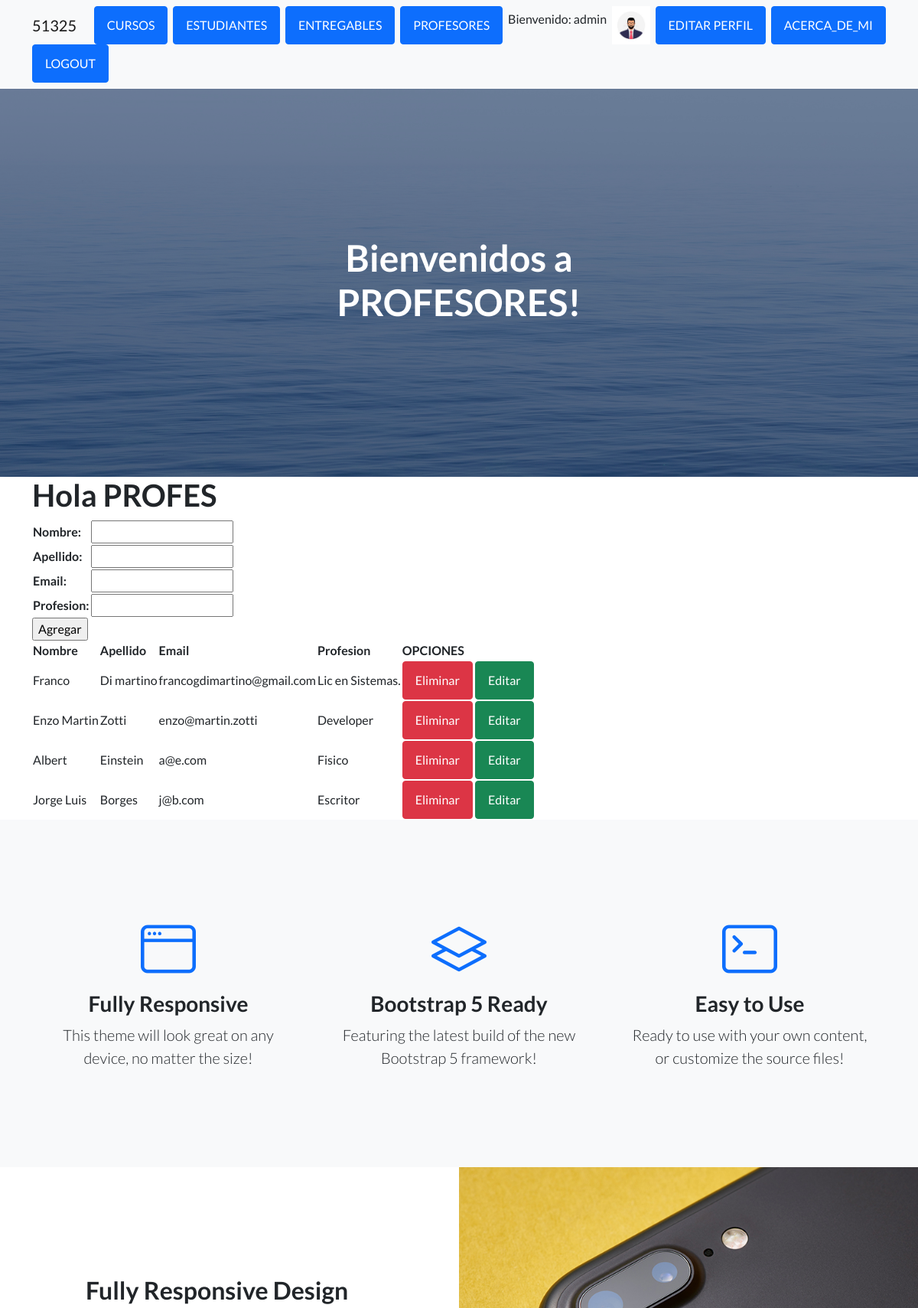
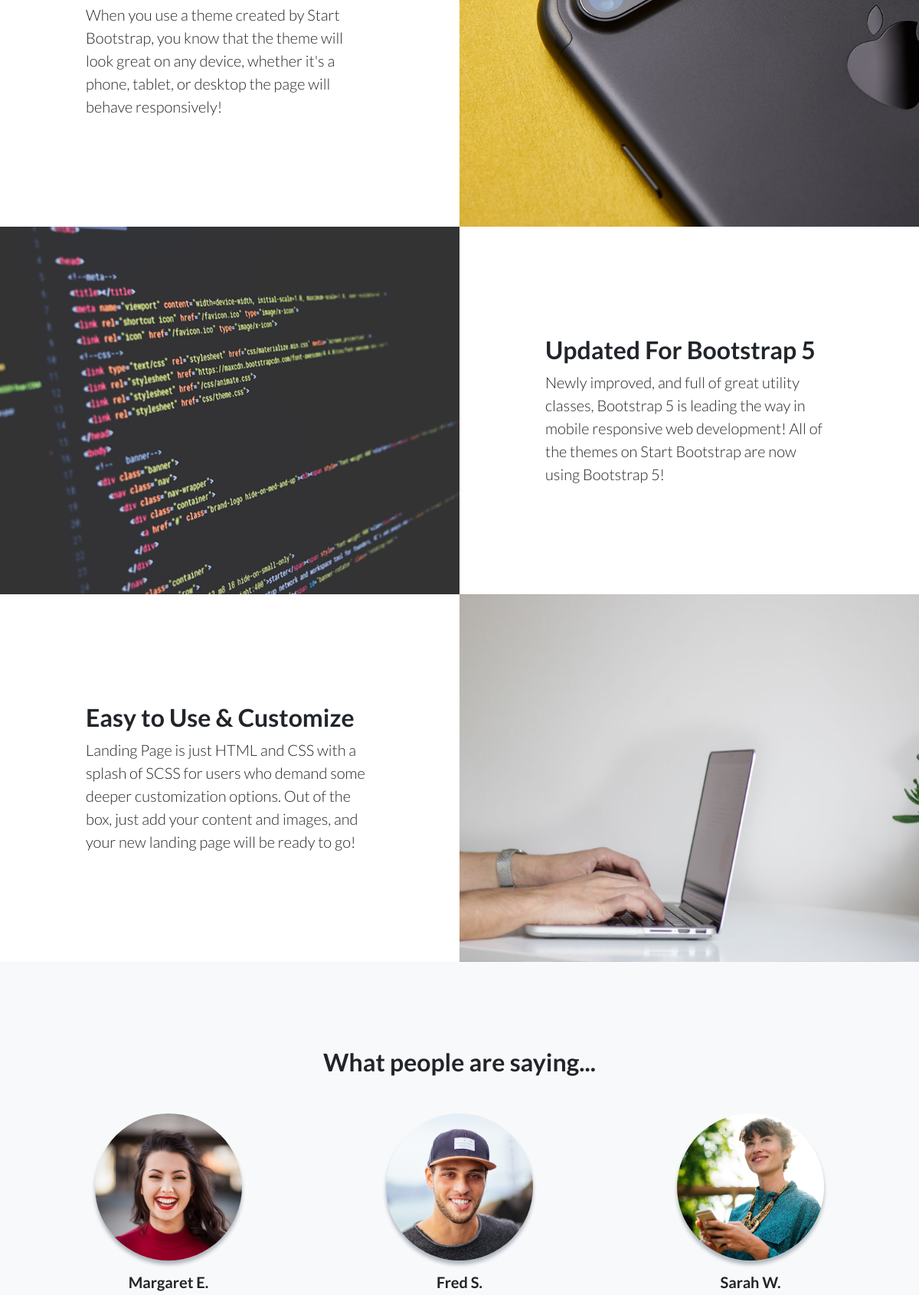
The app's page /AppCoder/profesores/ (signed in, upper part) with its own data (2 pictures, top to bottom).
### AppCoder/models.py (models this page shows, shortened)
class Profesor(models.Model):
    nombre= models.CharField(max_length=50)
    apellido= models.CharField(max_length=50)
    email= models.EmailField()
    profesion= models.CharField(max_length=50)

### AppCoder/views.py (the view)
# urls.py: path("profesores/", profesores, name="profesores"),
@login_required
def profesores(request):
    if request.method == "POST":
        form = ProfesorForm(request.POST)
        if form.is_valid():
            profesor = Profesor()
            profesor.nombre = form.cleaned_data['nombre']
            profesor.apellido = form.cleaned_data['apellido']
            profesor.email = form.cleaned_data['email']
            profesor.profesion = form.cleaned_data['profesion']
            profesor.save()
            form = ProfesorForm()
    else:
        form = ProfesorForm()
    profesores = Profesor.objects.all() #Profesor.objects.filter(nombre__icontains="P").all()
    avatar= Avatar.objects.filter(user=request.user.id)[0].imagen.url
    return render(request, "AppCoder/profesores.html", {"profesores": profesores, "form" : form, "avatar":avatar})

### AppCoder/forms.py
class ProfesorForm(forms.Form):
    nombre= forms.CharField(max_length=50)
    apellido= forms.CharField(max_length=50)
    email= forms.EmailField()
    profesion= forms.CharField(max_length=50)

### AppCoder/templates/AppCoder/profesores.html (shortened to what this page needs)
{% extends "AppCoder/padre.html" %}
{% load static %}
{% block titulo %}
    <h1>Bienvenidos a PROFESORES!</h1>
{% endblock %}
{% block contenido_que_cambia %}
<h1> Hola PROFES</h1>
<form action="" method="post">
    <table>
    {{ form.as_table }}
    </table>
    <input type="submit" value="Agregar">
</form>
<table>
    <thead>
        <tr>
            <th>Nombre</th>
            <th>Apellido</th>
            <th>Email</th>
            <th>Profesion</th>
            <th>OPCIONES</th>
        </tr>
    </thead>
    <tbody>
        {% for profesor in profesores %}
        <tr>
            <td>
                {{ profesor.nombre}}
            </td>
            <td>
                {{ profesor.apellido}}
            </td>
            <td>
                {{ profesor.email}}
            </td>
            <td>
                {{ profesor.profesion}}
            </td>
            <td>
                <a class="btn btn-danger" href="{% url 'eliminarProfesor'  profesor.id  %}">Eliminar </a>
                <a class="btn btn-success" href="{% url 'editarProfesor'  profesor.id  %}">Editar</a>
            </td>
        </tr>
        {% endfor %}
    </tbody>
</table>
{% endblock %}

### AppCoder/templates/AppCoder/padre.html (shortened to what this page needs)
<!DOCTYPE html>
<html lang="en">
    <head>
        {% load static %}
        <link href="https://cdn.jsdelivr.net/npm/bootstrap-icons@1.5.0/font/bootstrap-icons.css" rel="stylesheet" type="text/css" />
        <link href="{% static 'AppCoder/css/styles.css' %}" rel="stylesheet" />
    </head>
    <body>
        <nav class="navbar navbar-light bg-light static-top">
            <div class="container">
                <a class="navbar-brand" href="{% url 'inicioApp' %}">51325</a>
                {% if user.is_authenticated %}
                <a class="btn btn-primary" href="{% url 'cursos' %}">CURSOS</a>
                <a class="btn btn-primary" href="{% url 'estudiantes' %}">ESTUDIANTES</a>
                <a class="btn btn-primary" href="{% url 'entregables' %}">ENTREGABLES</a>
                <a class="btn btn-primary" href="{% url 'profesores' %}">PROFESORES</a>
                <p>Bienvenido: {{ user.username }}</p>
                <img src="{{ avatar }}" alt="Avatar" style="width:50px;height:50px;"/>
                <a class="btn btn-primary" href="{% url 'editarPerfil' %}">EDITAR PERFIL</a>
                <a class="btn btn-primary" href="{% url 'route_about' %}">ACERCA_DE_MI</a>
                <a class="btn btn-primary" href="{% url 'logout' %}">LOGOUT</a>
                {% else %}
                <a class="btn btn-primary" href="{% url 'login' %}">LOGIN</a>
                <a class="btn btn-danger" href="{% url 'register' %}">REGISTER</a>
                {% endif %}
            </div>
        </nav>
        <header class="masthead">
            <div class="container position-relative">
                <div class="row justify-content-center">
                    <div class="col-xl-6">
                        <div class="text-center text-white">
                            {% block titulo %}
                            {% endblock %}
                        </div>
                    </div>
                </div>
            </div>
        </header>
        <div class="container">
        {% block contenido_que_cambia %}
        {% endblock %}
        </div>
        <section class="features-icons bg-light text-center">
            <div class="container">
                <div class="row">
                    <div class="col-lg-4">
                        <div class="features-icons-item mx-auto mb-5 mb-lg-0 mb-lg-3">
                            <div class="features-icons-icon d-flex"><i class="bi-window m-auto text-primary"></i></div>
                            <h3>Fully Responsive</h3>
                            <p class="lead mb-0">This theme will look great on any device, no matter the size!</p>
                        </div>
                    </div>
                    <div class="col-lg-4">
                        <div class="features-icons-item mx-auto mb-5 mb-lg-0 mb-lg-3">
                            <div class="features-icons-icon d-flex"><i class="bi-layers m-auto text-primary"></i></div>
                            <h3>Bootstrap 5 Ready</h3>
                            <p class="lead mb-0">Featuring the latest build of the new Bootstrap 5 framework!</p>
                        </div>
                    </div>
                    <div class="col-lg-4">
                        <div class="features-icons-item mx-auto mb-0 mb-lg-3">
                            <div class="features-icons-icon d-flex"><i class="bi-terminal m-auto text-primary"></i></div>
                            <h3>Easy to Use</h3>
                            <p class="lead mb-0">Ready to use with your own content, or customize the source files!</p>
                        </div>
                    </div>
                </div>
            </div>
        </section>
        <section class="showcase">
            <div class="container-fluid p-0">
                <div class="row g-0">
                    <div class="col-lg-6 order-lg-2 text-white showcase-img" style="background-image: url('assets/img/bg-showcase-1.jpg')"></div>
                    <div class="col-lg-6 order-lg-1 my-auto showcase-text">
                        <h2>Fully Responsive Design</h2>
                        <p class="lead mb-0">When you use a theme created by Start Bootstrap, you know that the theme will look great on any device, whether it's a phone, tablet, or desktop the page will behave responsively!</p>
                    </div>
                </div>
                <div class="row g-0">
                    <div class="col-lg-6 text-white showcase-img" style="background-image: url('assets/img/bg-showcase-2.jpg')"></div>
                    <div class="col-lg-6 my-auto showcase-text">
                        <h2>Updated For Bootstrap 5</h2>
                        <p class="lead mb-0">Newly improved, and full of great utility classes, Bootstrap 5 is leading the way in mobile responsive web development! All of the themes on Start Bootstrap are now using Bootstrap 5!</p>
                    </div>
                </div>
                <div class="row g-0">
                    <div class="col-lg-6 order-lg-2 text-white showcase-img" style="background-image: url('assets/img/bg-showcase-3.jpg')"></div>
                    <div class="col-lg-6 order-lg-1 my-auto showcase-text">
                        <h2>Easy to Use & Customize</h2>
                        <p class="lead mb-0">Landing Page is just HTML and CSS with a splash of SCSS for users who demand some deeper customization options. Out of the box, just add your content and images, and your new landing page will be ready to go!</p>
                    </div>
                </div>
            </div>
        </section>
        <section class="testimonials text-center bg-light">
            <div class="container">
                <h2 class="mb-5">What people are saying...</h2>
                <div class="row">
                    <div class="col-lg-4">
                        <div class="testimonial-item mx-auto mb-5 mb-lg-0">
                            <img class="img-fluid rounded-circle mb-3" src="assets/img/testimonials-1.jpg" alt="..." />
                            <h5>Margaret E.</h5>
                        </div>
                    </div>
                    <div class="col-lg-4">
                        <div class="testimonial-item mx-auto mb-5 mb-lg-0">
                            <img class="img-fluid rounded-circle mb-3" src="assets/img/testimonials-2.jpg" alt="..." />
                            <h5>Fred S.</h5>
                        </div>
                    </div>
                    <div class="col-lg-4">
                        <div class="testimonial-item mx-auto mb-5 mb-lg-0">
                            <img class="img-fluid rounded-circle mb-3" src="assets/img/testimonials-3.jpg" alt="..." />
                            <h5>Sarah W.</h5>
                        </div>
                    </div>
                </div>
            </div>
        </section>
    </body>
</html>

### records on screen
Profesor: nombre "Franco", apellido "Di martino", email "francogdimartino@gmail.com", profesion "Lic en Sistemas."
Profesor: nombre "Enzo Martin", apellido "Zotti", email "enzo@martin.zotti", profesion "Developer"
Profesor: nombre "Albert", apellido "Einstein", email "a@e.com", profesion "Fisico"
Profesor: nombre "Jorge Luis", apellido "Borges", email "j@b.com", profesion "Escritor"

### other values on screen
{{ user.username }} "admin"
